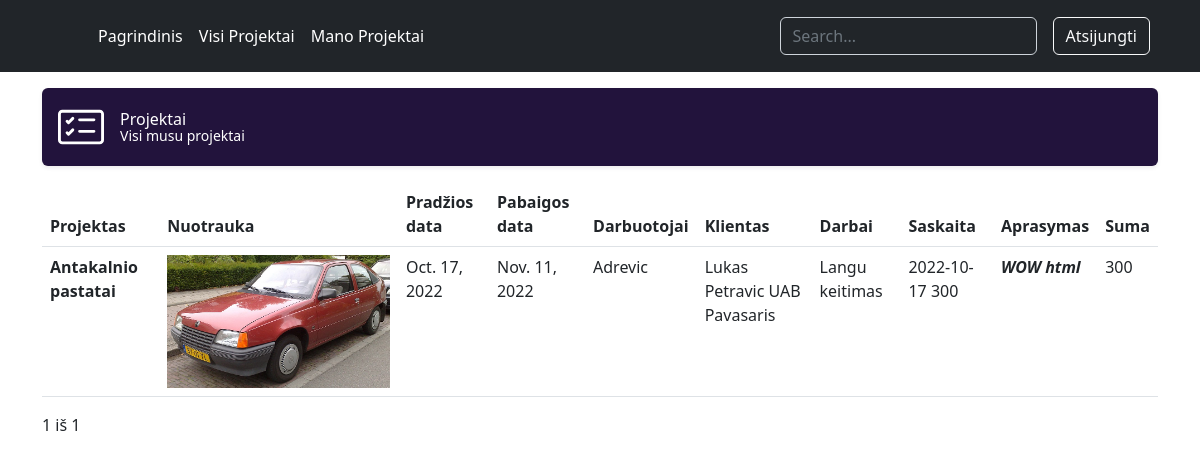
Page /user-project/ (signed in) on the committed database.
### projektai/models.py (models this page shows, shortened)
class Projektas(models.Model):
    pavadinimas = models.CharField('Pavadinimas', max_length=20)
    pradzios_data=models.DateField("Pradžios data")
    pabaigos_data = models.DateField("Pabaigos data")
    klientas_id = models.ForeignKey('Klientas',on_delete=models.SET_NULL,null=True)
    vadovas_user= models.ForeignKey(User,on_delete=models.SET_NULL,null=True)
    darbuotojas_id = models.ForeignKey("Darbuotojas",on_delete=models.SET_NULL,null=True)
    darbas_id = models.ForeignKey("Darbas",on_delete=models.SET_NULL,null=True)
    saskaita_id = models.ForeignKey("Saskaita",on_delete=models.SET_NULL,null=True)
    nuotrauka = models.ImageField('Viršelis', upload_to='projekto_virseliai', null=True)
    aprasymas = HTMLField('Aprasymas', null=True)
    class Meta:
        verbose_name = "Projektas"
        verbose_name_plural = 'Projektai'

class Darbuotojas(models.Model):
    vardas = models.CharField("Vardas", max_length=20)
    pavarde = models.CharField("Pavardė", max_length=20)
    pareigos = models.CharField("Pareigos", max_length=20)
    class Meta:
        verbose_name = "Darbuotojas"
        verbose_name_plural = 'Darbuotojai'

class Klientas(models.Model):
    vardas = models.CharField("Vardas", max_length=20)
    pavarde = models.CharField("Pavardė", max_length=20)
    imone = models.CharField("Įmonė", max_length=20)
    kontaktai = models.TextField("Kontaktai", max_length=500)
    class Meta:
        verbose_name = "Klientas"
        verbose_name_plural = 'Klientai'
    def __str__(self):
        return f"{self.vardas} {self.pavarde} {self.imone}"

class Darbas(models.Model):
    pavadinimas = models.CharField("Pavadinimas", max_length=20)
    pastabos = models.CharField("Pastabos", max_length=200)
    class Meta:
        verbose_name = "Darbas"
        verbose_name_plural = 'Darbai'

class Saskaita(models.Model):
    israsymo_data = models.DateField("Išrašymo data")
    suma = models.PositiveIntegerField("Suma")
    class Meta:
        verbose_name = "Saskaita"
        verbose_name_plural = 'Saskaitos'
    def __str__(self):
        return f"{self.israsymo_data} {self.suma} "

### projektai/views.py (the view)
# urls.py: path('user-project/', views.UserProjektasListView.as_view(), name='user-projektai'),
class UserProjektasListView(LoginRequiredMixin, generic.ListView):
    model = Projektas
    template_name = 'user_projektai.html'
    paginate_by = 1
    def get_queryset(self):
        return Projektas.objects.filter(vadovas_user=self.request.user)

### templates/user_projektai.html (shortened to what this page needs)
{% extends 'base.html' %}
{% block content %}
<div class="d-flex align-items-center p-3 my-3 text-white bg-purple rounded shadow-sm">
    <div class="lh-1">
      <h1 class="h6 mb-0 text-white lh-1">Projektai</h1>
      <small>Visi musu projektai</small>
    </div>
  </div>
<table class="table table-hover">
  <thead>
    <tr>
      <th scope="col">Projektas</th>
      <th scope="col">Nuotrauka</th>
      <th scope="col">Pradžios data</th>
      <th scope="col">Pabaigos data</th>
      <th scope="col">Darbuotojai</th>
      <th scope="col">Klientas</th>
      <th scope="col">Darbai</th>
      <th scope="col">Saskaita</th>
        <th scope="col">Aprasymas</th>
      <th scope="col">Suma</th>
    </tr>
  </thead>
  <tbody>
  {% for projektas in projektas_list %}
    <tr>
      <th scope="row">{{projektas.pavadinimas}}</th>
      <th><img src="{{ projektas.nuotrauka.url }}" class="card-img-top"></th>
      <td>{{projektas.pradzios_data}}</td>
      <td>{{projektas.pabaigos_data}}</td>
      <td>{{projektas.darbuotojas_id.pavarde}}</td>
      <td>{{projektas.klientas_id}}</td>
      <td>{{projektas.darbas_id.pavadinimas}}</td>
      <td>{{projektas.saskaita_id}}</td>
        <td>{{projektas.aprasymas | safe}}</td>
        <td>{{projektas.saskaita_id.suma}}</td>
    </tr>
{% endfor %}
  </tbody>
</table>
  <div class="pagination">
    <span class="step-links">
        <span class="current">
            {{ page_obj.number }} iš {{ page_obj.paginator.num_pages }}
        </span>
    </span>
</div>
{% endblock %}

### projektai/static/css/style.css (style rules this page uses)
html, body { overflow-x: hidden; }
.bg-purple { background-color: #22133c; }
.bi { vertical-align: -.125em; fill: currentColor; }

### rows in the picture
Projektas: pavadinimas "Antakalnio pastatai", nuotrauka (placeholder picture), pradzios_data "Oct. 17, 2022", pabaigos_data "Nov. 11, 2022", darbuotojas_id.pavarde "Adrevic", klientas_id "Lukas Petravic UAB Pavasaris", darbas_id.pavadinimas "Langu keitimas", saskaita_id "2022-10-17 300", aprasymas "WOW html", saskaita_id.suma "300"

### other values in the picture
{{ page_obj.number }} "1"
{{ page_obj.paginator.num_pages }} "1"
